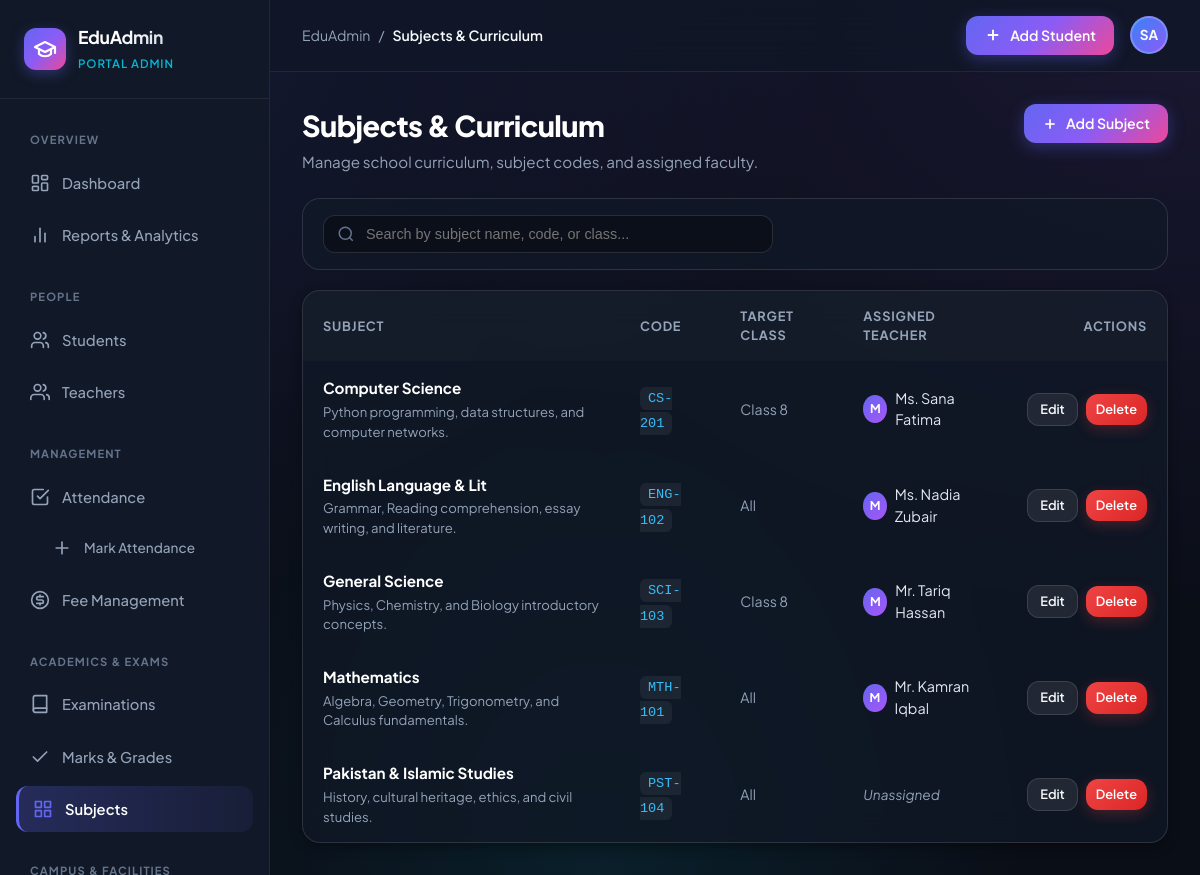
Screenshot of /exams/subjects/ with the database file from the repository.
### exams/models.py (models this page shows, shortened)
class Subject(models.Model):
    name = models.CharField(max_length=100, verbose_name="Subject Name")
    code = models.CharField(max_length=30, unique=True, verbose_name="Subject Code")
    class_grade = models.CharField(max_length=50, blank=True, verbose_name="Target Class/Grade", help_text="e.g. Class 8 or All")
    teacher = models.ForeignKey(
        'teachers.Teacher',
        on_delete=models.SET_NULL,
        null=True,
        blank=True,
        related_name='assigned_subjects',
        verbose_name="Assigned Teacher"
    )
    description = models.TextField(blank=True, verbose_name="Subject Description")
    created_at = models.DateTimeField(auto_now_add=True)
    class Meta:
        ordering = ['name']
        verbose_name = "Subject"
        verbose_name_plural = "Subjects"

### teachers/models.py (models this page shows, shortened)
class Teacher(models.Model):
    DEPARTMENT_CHOICES = [
        ('Science', 'Science'),
        ('Mathematics', 'Mathematics'),
        ('English', 'English'),
        ('Urdu', 'Urdu'),
        ('Social Studies', 'Social Studies'),
        ('Islamic Studies', 'Islamic Studies'),
        ('Computer Science', 'Computer Science'),
        ('Arts', 'Arts'),
        ('Physical Education', 'Physical Education'),
        ('Other', 'Other'),
    ]
    STATUS_CHOICES = [
        ('Active', 'Active'),
        ('On Leave', 'On Leave'),
        ('Retired', 'Retired'),
        ('Terminated', 'Terminated'),
    ]
    employee_id = models.CharField(
        max_length=30, unique=True, verbose_name='Employee ID'
    )
    full_name = models.CharField(max_length=150, verbose_name='Full Name')
    email = models.EmailField(max_length=254, blank=True, verbose_name='Email Address')
    phone = models.CharField(max_length=20, verbose_name='Contact Number')
    department = models.CharField(
        max_length=60, choices=DEPARTMENT_CHOICES, default='Other', verbose_name='Department'
    )
    subject = models.CharField(max_length=100, verbose_name='Subject / Specialisation')
    assigned_class = models.CharField(
        max_length=100, blank=True, verbose_name='Assigned Class(es)',
        help_text='Comma-separated class names e.g. Class 8-A, Class 9-B'
    )
    qualification = models.CharField(max_length=150, blank=True, verbose_name='Qualification')
    date_joined = models.DateField(verbose_name='Joining Date')
    status = models.CharField(
        max_length=20, choices=STATUS_CHOICES, default='Active', verbose_name='Employment Status'
    )
    created_at = models.DateTimeField(auto_now_add=True)
    updated_at = models.DateTimeField(auto_now=True)
    class Meta:
        ordering = ['-created_at']
        verbose_name = 'Teacher'
        verbose_name_plural = 'Teachers'

### exams/views.py (the view)
# urls.py: path('subjects/', views.subject_list, name='subject_list'),
def subject_list(request):
    query = request.GET.get('q', '').strip()
    subjects = Subject.objects.select_related('teacher').all()
    if query:
        subjects = subjects.filter(Q(name__icontains=query) | Q(code__icontains=query) | Q(class_grade__icontains=query))
    context = {
        'page_title': 'Subjects & Curriculum',
        'active_tab': 'subjects',
        'subjects': subjects,
        'query': query,
        'total_subjects': subjects.count(),
    }
    return render(request, 'exams/subject_list.html', context)

### templates/exams/subject_list.html (shortened to what this page needs)
{% extends 'students/base.html' %}
{% block content %}
<div style="display:flex; justify-content:space-between; align-items:flex-start; margin-bottom:24px; flex-wrap:wrap; gap:16px;">
  <div>
    <h1 style="font-size:1.8rem; font-weight:800; color:#fff; letter-spacing:-0.02em;">Subjects &amp; Curriculum</h1>
    <p style="color:var(--text-muted); font-size:0.95rem; margin-top:4px;">Manage school curriculum, subject codes, and assigned faculty.</p>
  </div>
  <a href="{% url 'exams:subject_add' %}" class="btn-primary" id="add-subject-btn">
    <svg width="16" height="16" viewBox="0 0 24 24" fill="none" stroke="currentColor" stroke-width="2.5"><line x1="12" x2="12" y1="5" y2="19"/><line x1="5" x2="19" y1="12" y2="12"/></svg>
    Add Subject
  </a>
</div>
<form method="GET" class="filter-bar" style="margin-bottom:20px;">
  <div class="search-input-wrap">
    <svg viewBox="0 0 24 24" fill="none" stroke="currentColor" stroke-width="2"><circle cx="11" cy="11" r="8"/><line x1="21" y1="21" x2="16.65" y2="16.65"/></svg>
    <input type="text" name="q" value="{{ query }}" class="search-input" placeholder="Search by subject name, code, or class..." autocomplete="off">
  </div>
</form>
<div class="glass-card" style="padding:0; overflow:hidden;">
  <div style="overflow-x:auto;">
    <table class="data-table" style="width:100%; border-collapse:collapse;">
      <thead>
        <tr style="border-bottom:1px solid var(--border-color); background:rgba(255,255,255,0.02);">
          <th style="padding:16px 20px; text-align:left; font-size:0.8rem; text-transform:uppercase; letter-spacing:0.06em; color:var(--text-muted);">Subject</th>
          <th style="padding:16px 20px; text-align:left; font-size:0.8rem; text-transform:uppercase; letter-spacing:0.06em; color:var(--text-muted);">Code</th>
          <th style="padding:16px 20px; text-align:left; font-size:0.8rem; text-transform:uppercase; letter-spacing:0.06em; color:var(--text-muted);">Target Class</th>
          <th style="padding:16px 20px; text-align:left; font-size:0.8rem; text-transform:uppercase; letter-spacing:0.06em; color:var(--text-muted);">Assigned Teacher</th>
          <th style="padding:16px 20px; text-align:right; font-size:0.8rem; text-transform:uppercase; letter-spacing:0.06em; color:var(--text-muted);">Actions</th>
        </tr>
      </thead>
      <tbody>
        {% for subject in subjects %}
        <tr style="border-bottom:1px solid var(--border-color); transition:background 0.15s ease;" onmouseover="this.style.background='rgba(255,255,255,0.03)'" onmouseout="this.style.background='transparent'">
          <td style="padding:16px 20px;">
            <div style="font-weight:700; color:#fff; font-size:0.95rem;">{{ subject.name }}</div>
            {% if subject.description %}<div style="color:var(--text-muted); font-size:0.82rem; margin-top:2px;">{{ subject.description|truncatewords:8 }}</div>{% endif %}
          </td>
          <td style="padding:16px 20px;">
            <span style="font-family:monospace; background:rgba(255,255,255,0.06); padding:4px 8px; border-radius:6px; font-size:0.85rem; color:#38bdf8;">
              {{ subject.code }}
            </span>
          </td>
          <td style="padding:16px 20px; color:var(--text-muted); font-size:0.88rem;">
            {{ subject.class_grade|default:"All Classes" }}
          </td>
          <td style="padding:16px 20px;">
            {% if subject.teacher %}
              <div style="display:flex; align-items:center; gap:8px;">
                <div style="width:28px; height:28px; border-radius:50%; background:linear-gradient(135deg, #6366f1, #a855f7); display:flex; align-items:center; justify-content:center; font-weight:700; font-size:0.75rem; color:#fff;">
                  {{ subject.teacher.full_name|slice:":1" }}
                </div>
                <span style="color:#e2e8f0; font-size:0.9rem;">{{ subject.teacher.full_name }}</span>
              </div>
            {% else %}
              <span style="color:var(--text-muted); font-style:italic; font-size:0.85rem;">Unassigned</span>
            {% endif %}
          </td>
          <td style="padding:16px 20px; text-align:right;">
            <div style="display:inline-flex; gap:8px; align-items:center;">
              <a href="{% url 'exams:subject_edit' subject.pk %}" class="btn-secondary" style="padding:6px 12px; font-size:0.8rem;">
                Edit
              </a>
              <a href="{% url 'exams:subject_delete' subject.pk %}" class="btn-danger" style="padding:6px 10px; font-size:0.8rem;">
                Delete
              </a>
            </div>
          </td>
        </tr>
        {% endfor %}
      </tbody>
    </table>
  </div>
</div>
{% endblock %}

### static/css/style.css (style rules this page uses)
:root { --bg-base: #0a0e17; --bg-surface: #111827; --bg-card: rgba(17, 24, 39, 0.75); --bg-card-hover: rgba(30, 41, 59, 0.85); --bg-glass: rgba(255, 255, 255, 0.04); --bg-glass-heavy: rgba(255, 255, 255, 0.08); --border-subtle: rgba(255, 255, 255, 0.07); --border-card: rgba(255, 255, 255, 0.12); --border-focus: #6366f1; --primary: #6366f1; --primary-hover: #4f46e5; --primary-gradient: linear-gradient(135deg, #6366f1 0%, #8b5cf6 50%, #ec4899 100%); --primary-glow: rgba(99, 102, 241, 0.35); --secondary: #06b6d4; --accent-purple: #8b5cf6; --success: #10b981; --success-glow: rgba(16, 185, 129, 0.25); --warning: #f59e0b; --warning-glow: rgba(245, 158, 11, 0.25); --danger: #ef4444; --danger-hover: #dc2626; --danger-glow: rgba(239, 68, 68, 0.25); --text-main: #f8fafc; --text-muted: #94a3b8; --text-dim: #64748b; --text-inverse: #0a0e17; --shadow-sm: 0 2px 4px rgba(0, 0, 0, 0.25); --shadow-md: 0 4px 12px rgba(0, 0, 0, 0.35); --shadow-lg: 0 12px 32px rgba(0, 0, 0, 0.45); --shadow-glow: 0 0 25px var(--primary-glow); --sidebar-width: 270px; --topbar-height: 72px; --radius-sm: 8px; --radius-md: 12px; --radius-lg: 18px; --radius-full: 9999px; --transition-fast: 0.18s ease; --transition-smooth: 0.3s cubic-bezier(0.4, 0, 0.2, 1); }
*, *::before, *::after { box-sizing: border-box; margin: 0; padding: 0; }
body { font-family: 'Plus Jakarta Sans', -apple-system, BlinkMacSystemFont, 'Segoe UI', Roboto, sans-serif; background-color: var(--bg-base); background-image: radial-gradient(at 0% 0%, rgba(99, 102, 241, 0.15) 0px, transparent 50%), radial-gradient(at 100% 0%, rgba(139, 92, 246, 0.12) 0px, transparent 50%), radial-gradient(at 50% 100%, rgba(6, 182, 212, 0.1) 0px, transparent 50%); background-attachment: fixed; color: var(--text-main); line-height: 1.5; min-height: 100vh; -webkit-font-smoothing: antialiased; }
a { color: inherit; text-decoration: none; }
.btn-primary { display: inline-flex; align-items: center; gap: 8px; padding: 9px 18px; border-radius: var(--radius-md); background: var(--primary-gradient); color: #fff; font-size: 0.88rem; font-weight: 600; border: none; cursor: pointer; box-shadow: 0 4px 16px var(--primary-glow); transition: all var(--transition-fast); }
.btn-secondary { display: inline-flex; align-items: center; gap: 8px; padding: 9px 18px; border-radius: var(--radius-md); background: var(--bg-glass-heavy); border: 1px solid var(--border-card); color: var(--text-main); font-size: 0.88rem; font-weight: 600; cursor: pointer; transition: all var(--transition-fast); }
.btn-danger { display: inline-flex; align-items: center; gap: 8px; padding: 9px 18px; border-radius: var(--radius-md); background: linear-gradient(135deg, #ef4444 0%, #dc2626 100%); color: #fff; font-size: 0.88rem; font-weight: 600; border: none; cursor: pointer; box-shadow: 0 4px 14px var(--danger-glow); transition: all var(--transition-fast); }
.glass-card { background: var(--bg-card); backdrop-filter: blur(16px); border: 1px solid var(--border-card); border-radius: var(--radius-lg); padding: 24px; box-shadow: var(--shadow-md); transition: transform var(--transition-fast), border-color var(--transition-fast), box-shadow var(--transition-fast); }
.filter-bar { display: flex; flex-wrap: wrap; align-items: center; justify-content: space-between; gap: 16px; margin-bottom: 24px; background: var(--bg-card); padding: 16px 20px; border-radius: var(--radius-lg); border: 1px solid var(--border-card); }
.search-input-wrap { position: relative; flex: 1; min-width: 260px; max-width: 450px; }
.search-input-wrap svg { position: absolute; left: 14px; top: 50%; transform: translateY(-50%); width: 18px; height: 18px; color: var(--text-dim); }
.search-input { width: 100%; padding: 10px 16px 10px 42px; border-radius: var(--radius-md); background: rgba(0, 0, 0, 0.3); border: 1px solid var(--border-card); color: #fff; font-size: 0.9rem; outline: none; transition: all var(--transition-fast); }

### rows the page displays
Subject: name "Computer Science", description "Python programming, data structures, and computer networks.", code "CS-201", class_grade "Class 8", teacher.full_name "M", teacher.full_name "Ms. Sana Fatima"
Subject: name "English Language & Lit", description "Grammar, Reading comprehension, essay writing, and literature.", code "ENG-102", class_grade "All", teacher.full_name "M", teacher.full_name "Ms. Nadia Zubair"
Subject: name "General Science", description "Physics, Chemistry, and Biology introductory concepts.", code "SCI-103", class_grade "Class 8", teacher.full_name "M", teacher.full_name "Mr. Tariq Hassan"
Subject: name "Mathematics", description "Algebra, Geometry, Trigonometry, and Calculus fundamentals.", code "MTH-101", class_grade "All", teacher.full_name "M", teacher.full_name "Mr. Kamran Iqbal"
Subject: name "Pakistan & Islamic Studies", description "History, cultural heritage, ethics, and civil studies.", code "PST-104", class_grade "All", shows "Unassigned"

### other values shown
{{ page_title|default:"Overview" }} "Subjects & Curriculum"
